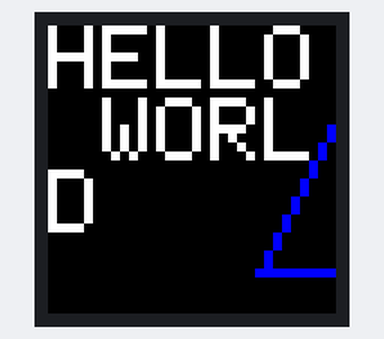
Bench run of a sketch on a simulated ESP32-S3. Shown: 32×32 colour display. What the sketch prints to the serial monitor is not drawn.

Above: at 0.1 s.

The sketch:

template.ino
```cpp
/* ----------------------------------------------------------------------
"Simple" Protomatter library example sketch (once you get past all
the various pin configurations at the top, and all the comments).
Shows basic use of Adafruit_Protomatter library with different devices.

This example is written for a 64x32 matrix but can be adapted to others.

Once the RGB matrix is initialized, most functions of the Adafruit_GFX
library are available for drawing -- code from other projects that use
LCDs or OLEDs can be easily adapted, or may be insightful for reference.
GFX library is documented here:
https://learn.adafruit.com/adafruit-gfx-graphics-library
------------------------------------------------------------------------- */

#include <Adafruit_Protomatter.h>

/* ----------------------------------------------------------------------
The RGB matrix must be wired to VERY SPECIFIC pins, different for each
microcontroller board. This first section sets that up for a number of
supported boards. Notes have been moved to the bottom of the code.
------------------------------------------------------------------------- */
// MatrixPortal ESP32-S3 configuration:
  uint8_t rgbPins[]  = {42, 41, 40, 38, 39, 37};
  uint8_t addrPins[] = {45, 36, 48, 35, 21};
  uint8_t clockPin   = 2;
  uint8_t latchPin   = 47;
  uint8_t oePin      = 14;


/* ----------------------------------------------------------------------
Okay, here's where the RGB LED matrix is actually declared...

First argument is the matrix width, in pixels. Usually 32 or
64, but might go larger if you're chaining multiple matrices.

Second argument is the "bit depth," which determines color
fidelity, applied to red, green and blue (e.g. "4" here means
4 bits red, 4 green, 4 blue = 2^4 x 2^4 x 2^4 = 4096 colors).
There is a trade-off between bit depth and RAM usage. Most
programs will tend to use either 1 (R,G,B on/off, 8 colors,
best for text, LED sand, etc.) or the maximum of 6 (best for
shaded images...though, because the GFX library was designed
for LCDs, only 5 of those bits are available for red and blue.

Third argument is the number of concurrent (parallel) matrix
outputs. THIS SHOULD ALWAYS BE "1" FOR NOW. Fourth is a uint8_t
array listing six pins: red, green and blue data out for the
top half of the display, and same for bottom half. There are
hard constraints as to which pins can be used -- they must all
be on the same PORT register, ideally all within the same byte
of that PORT.

Fifth argument is the number of "address" (aka row select) pins,
from which the matrix height is inferred. "4" here means four
address lines, matrix height is then (2 x 2^4) = 32 pixels.
16-pixel-tall matrices will have 3 pins here, 32-pixel will have
4, 64-pixel will have 5. Sixth argument is a uint8_t array
listing those pin numbers. No PORT constraints here.

Next three arguments are pin numbers for other RGB matrix
control lines: clock, latch and output enable (active low).
Clock pin MUST be on the same PORT register as RGB data pins
(and ideally in same byte). Other pins have no special rules.

Last argument is a boolean (true/false) to enable double-
buffering for smooth animation (requires 2X the RAM). See the
"doublebuffer" example for a demonstration.
------------------------------------------------------------------------- */

Adafruit_Protomatter matrix(
  32,          // Width of matrix (or matrix chain) in pixels
  4,           // Bit depth, 1-6
  1, rgbPins,  // # of matrix chains, array of 6 RGB pins for each
  4, addrPins, // # of address pins (height is inferred), array of pins
  clockPin, latchPin, oePin, // Other matrix control pins
  false);      // No double-buffering here (see "doublebuffer" example)

// SETUP - RUNS ONCE AT PROGRAM START --------------------------------------

void setup(void) {
  Serial.begin(9600);

  // Initialize matrix...
  ProtomatterStatus status = matrix.begin();
  Serial.print("Protomatter begin() status: ");
  Serial.println((int)status);
  if(status != PROTOMATTER_OK) {
    // DO NOT CONTINUE if matrix setup encountered an error.
    for(;;);
  }
  matrix.drawTriangle(32, 9, 41, 27, 23, 27, matrix.color565(0, 0, 255));
  matrix.println("HELLO WORLD"); // Default text color is white

  matrix.show(); // Copy data to matrix buffers
}

// LOOP - RUNS REPEATEDLY AFTER SETUP --------------------------------------

void loop(void) {

  delay(1000);
}
```
